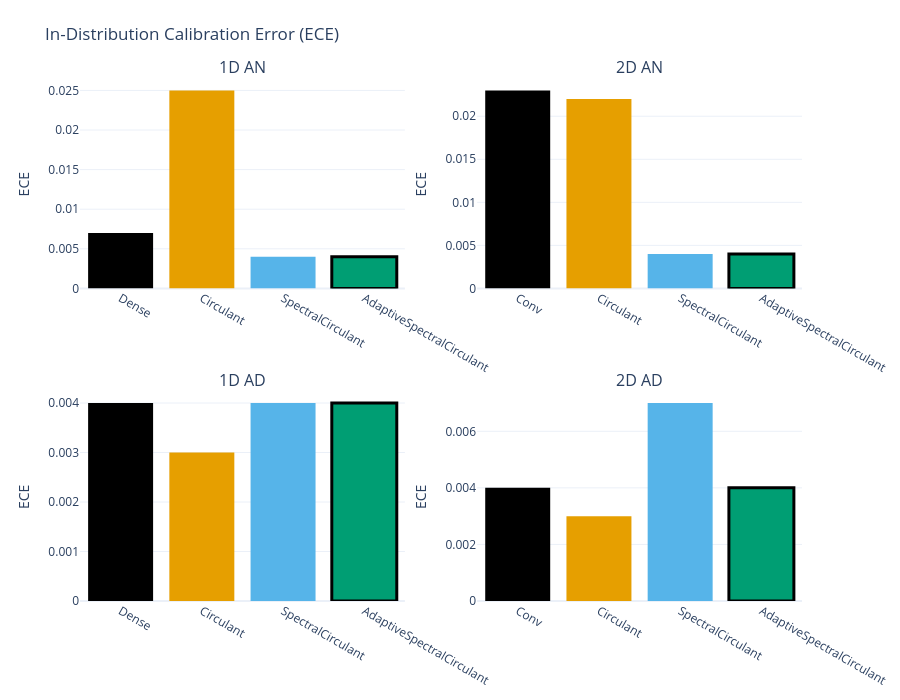

The code cell stored with this chart in its notebook:
### Code cell
import plotly.graph_objects as go
from plotly.subplots import make_subplots

ece_stats = {
    'AN': {
        '1D': {
            'Dense': 0.007,
            'Circulant': 0.025,
            'SpectralCirculant': 0.004,
            'AdaptiveSpectralCirculant': 0.004,
        },
        '2D': {
            'Dense': 0.023,   # Conv
            'Circulant': 0.022,
            'SpectralCirculant': 0.004,
            'AdaptiveSpectralCirculant': 0.004,
        },
    },
    'AD': {
        '1D': {
            'Dense': 0.004,
            'Circulant': 0.003,
            'SpectralCirculant': 0.004,
            'AdaptiveSpectralCirculant': 0.004,
        },
        '2D': {
            'Dense': 0.004,   # Conv
            'Circulant': 0.003,
            'SpectralCirculant': 0.007,
            'AdaptiveSpectralCirculant': 0.004,
        },
    }
}

colors = {
    'Dense':                     '#000000',
    'Circulant':                 '#E69F00',
    'SpectralCirculant':         '#56B4E9',
    'AdaptiveSpectralCirculant': '#009E73',
}

fig = make_subplots(
    rows=2, cols=2,
    subplot_titles=["1D AN", "2D AN", "1D AD", "2D AD"],
    vertical_spacing=0.20,
)

for row, guide in enumerate(['AN','AD'], start=1):
    for col, dim in enumerate(['1D','2D'], start=1):
        methods = list(ece_stats[guide][dim].keys())
        errs    = [ece_stats[guide][dim][m] for m in methods]

        # rename 'Dense' → 'Conv' on 2D plots
        labels = [
            'Conv' if (dim == '2D' and m == 'Dense') else m
            for m in methods
        ]

        fig.add_trace(
            go.Bar(
                x=labels,
                y=errs,
                marker=dict(
                    color=[colors[m] for m in methods],
                    line=dict(
                        color=[
                            'black' if 'AdaptiveSpectral' in m else colors[m]
                            for m in methods
                        ],
                        width=[
                            3 if 'AdaptiveSpectral' in m else 0
                            for m in methods
                        ]
                    )
                )
            ),
            row=row, col=col
        )

        fig.update_xaxes(row=row, col=col)
        fig.update_yaxes(title_text="ECE", type="linear", row=row, col=col)

fig.update_layout(
    title="In-Distribution Calibration Error (ECE)",
    showlegend=False,
    width=900, height=700,
    template='plotly_white',
    margin=dict(t=80, b=50)
)

fig.show()

### Figure 1 — Plotly figure (JSON) as saved in the notebook; plotly's stock layout.template omitted (floating-point values rounded to 4 significant figures)
{"data": [{"marker": {"color": ["#000000", "#E69F00", "#56B4E9", "#009E73"], "line": {"color": ["#000000", "#E69F00", "#56B4E9", "black"], "width": [0, 0, 0, 3]}}, "type": "bar", "x": ["Dense", "Circulant", "SpectralCirculant", "AdaptiveSpectralCirculant"], "xaxis": "x", "y": [0.007, 0.025, 0.004, 0.004], "yaxis": "y"}, {"marker": {"color": ["#000000", "#E69F00", "#56B4E9", "#009E73"], "line": {"color": ["#000000", "#E69F00", "#56B4E9", "black"], "width": [0, 0, 0, 3]}}, "type": "bar", "x": ["Conv", "Circulant", "SpectralCirculant", "AdaptiveSpectralCirculant"], "xaxis": "x2", "y": [0.023, 0.022, 0.004, 0.004], "yaxis": "y2"}, {"marker": {"color": ["#000000", "#E69F00", "#56B4E9", "#009E73"], "line": {"color": ["#000000", "#E69F00", "#56B4E9", "black"], "width": [0, 0, 0, 3]}}, "type": "bar", "x": ["Dense", "Circulant", "SpectralCirculant", "AdaptiveSpectralCirculant"], "xaxis": "x3", "y": [0.004, 0.003, 0.004, 0.004], "yaxis": "y3"}, {"marker": {"color": ["#000000", "#E69F00", "#56B4E9", "#009E73"], "line": {"color": ["#000000", "#E69F00", "#56B4E9", "black"], "width": [0, 0, 0, 3]}}, "type": "bar", "x": ["Conv", "Circulant", "SpectralCirculant", "AdaptiveSpectralCirculant"], "xaxis": "x4", "y": [0.004, 0.003, 0.007, 0.004], "yaxis": "y4"}], "layout": {"annotations": [{"font": {"size": 16}, "showarrow": false, "text": "1D AN", "x": 0.225, "xanchor": "center", "xref": "paper", "y": 1, "yanchor": "bottom", "yref": "paper"}, {"font": {"size": 16}, "showarrow": false, "text": "2D AN", "x": 0.775, "xanchor": "center", "xref": "paper", "y": 1, "yanchor": "bottom", "yref": "paper"}, {"font": {"size": 16}, "showarrow": false, "text": "1D AD", "x": 0.225, "xanchor": "center", "xref": "paper", "y": 0.4, "yanchor": "bottom", "yref": "paper"}, {"font": {"size": 16}, "showarrow": false, "text": "2D AD", "x": 0.775, "xanchor": "center", "xref": "paper", "y": 0.4, "yanchor": "bottom", "yref": "paper"}], "height": 700, "margin": {"b": 50, "t": 80}, "showlegend": false, "title": {"text": "In-Distribution Calibration Error (ECE)"}, "width": 900, "xaxis": {"anchor": "y", "domain": [0, 0.45]}, "xaxis2": {"anchor": "y2", "domain": [0.55, 1]}, "xaxis3": {"anchor": "y3", "domain": [0, 0.45]}, "xaxis4": {"anchor": "y4", "domain": [0.55, 1]}, "yaxis": {"anchor": "x", "domain": [0.6, 1], "title": {"text": "ECE"}, "type": "linear"}, "yaxis2": {"anchor": "x2", "domain": [0.6, 1], "title": {"text": "ECE"}, "type": "linear"}, "yaxis3": {"anchor": "x3", "domain": [0, 0.4], "title": {"text": "ECE"}, "type": "linear"}, "yaxis4": {"anchor": "x4", "domain": [0, 0.4], "title": {"text": "ECE"}, "type": "linear"}}}
